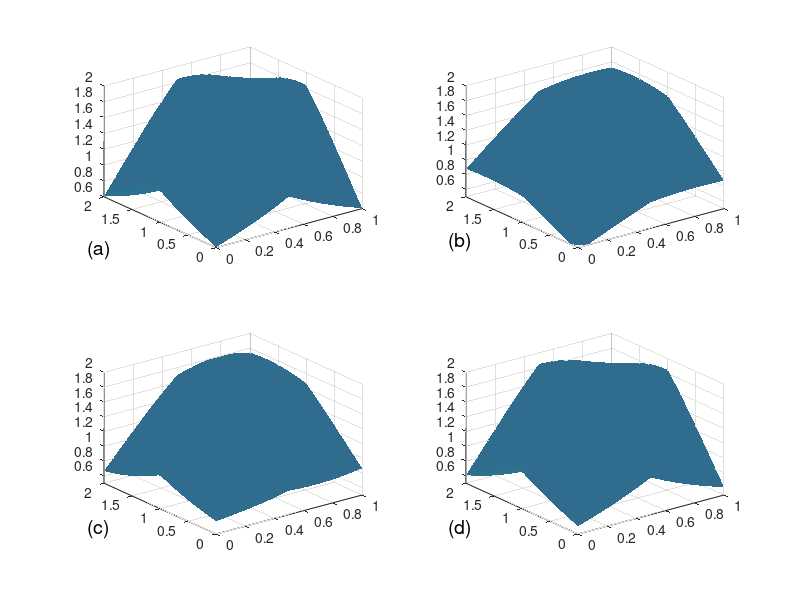
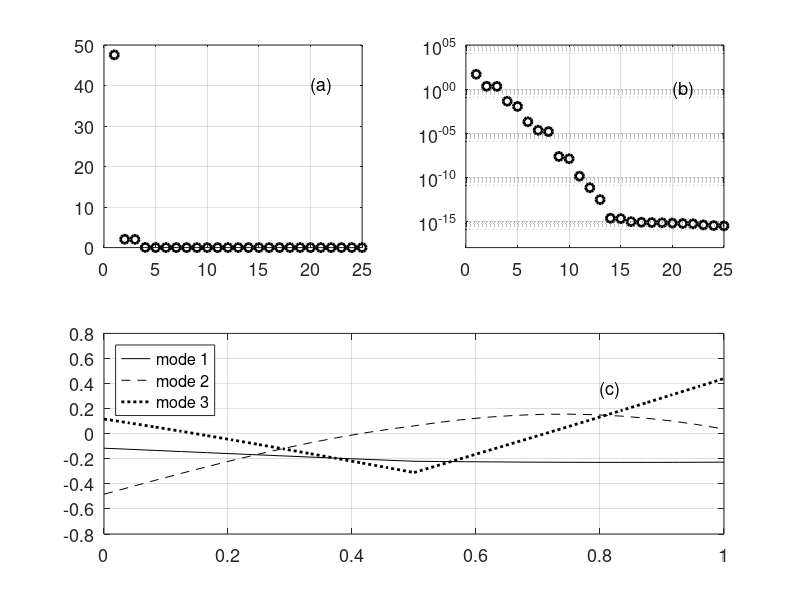

Write MATLAB code to recreate these figures, in order.
%% Example 1 from Kutz, 15.5
clear all   % remove all variables from the workspace
clc         % clear command window
clf         % clear figure

x = linspace(0,1,25);
t = linspace(0,2,50);

[T, X] = meshgrid(t,x);

f = exp(-abs((X-0.5).*(T-1))) + sin(X.*T);

figure(1)
subplot(2,2,1), surfl(X,T,f), shading interp %, colormap gray 

[u, s, v] = svd(f);

for j=1:3
    ff = u(:,1:j)*s(1:j,1:j)*v(:,1:j)'; %modal projections
    subplot(2,2,j+1), surfl(X,T,ff), shading interp %, colormap gray
    set(gca,'Zlim',[0.5 2])
end

subplot(2,2,1), text(-0.5, 1, 0.5, '(a)','FontSize',14)
subplot(2,2,2), text(-0.5, 1, 0.5, '(b)','FontSize',14)
subplot(2,2,3), text(-0.5, 1, 0.5, '(c)','FontSize',14)
subplot(2,2,4), text(-0.5, 1, 0.5, '(d)','FontSize',14)

figure(2)

sig = diag(s);
energy1 = sig(1)/sum(sig)
energy3 = sum(sig(1:3))/sum(sig)

subplot(2,2,1), plot(sig,'ko','Linewidth',2)
axis([0 25 0 50])
set(gca,'Fontsize',13,'Xtick',[0 5 10 15 20 25])
text(20,40,'(a)','Fontsize',13)
grid on

subplot(2,2,2), semilogy(sig,'ko','Linewidth',2)
axis([0 25 10^-(18) 10^5])
set(gca,'Fontsize',13,'Xtick',[0:5:25],'Ytick', [10.^(-15:5:5)]);
text(20,10^0,'(b)','Fontsize',13)
grid on

subplot(2,1,2), plot(x,u(:,1),'k',x,u(:,2),'k--',x,u(:,3),'k:','Linewidth',2)
set(gca,'Fontsize',13)
legend('mode 1','mode 2', 'mode 3','Location','NorthWest')
text(0.8, 0.35, '(c)', 'Fontsize',13)
grid on

